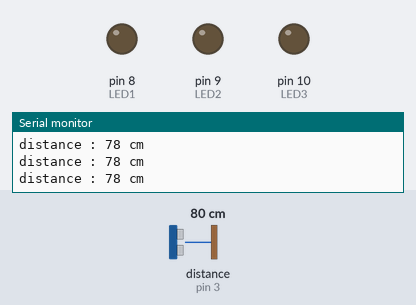
The sketch below on a simulated Arduino Uno, built with avr-gcc and run on an emulated ATmega328P. On the bench: output pins drawn as LEDs (lit = HIGH), the last lines printed to the serial monitor. Wiring (inferred from the names in the program): ultrasonic range finder: trigger pin 2; echo pin 3. The inputs (shaded band) are chosen by the test bench; at power-on: distance to the obstacle (sensor on pin 3) 80 cm. The echo pulse lasts 58.3 µs per cm; pins used as bus, display or sensor lines are not drawn.

Above: at 1.2 s.
1.3 s: distance to the obstacle (sensor on pin 3) set to 34 cm
4.3 s: distance to the obstacle (sensor on pin 3) set to 28 cm
At 5.3 s:
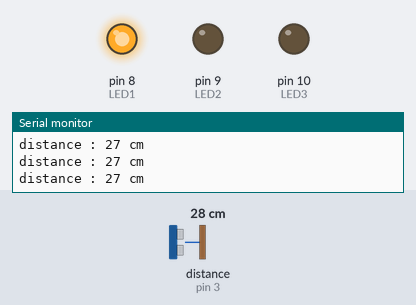
5.8 s: distance to the obstacle (sensor on pin 3) set to 24 cm
At 6.3 s:
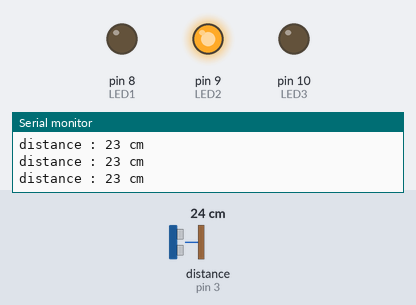
7.3 s: distance to the obstacle (sensor on pin 3) set to 17 cm
8.8 s: distance to the obstacle (sensor on pin 3) set to 13 cm
At 9.6 s:
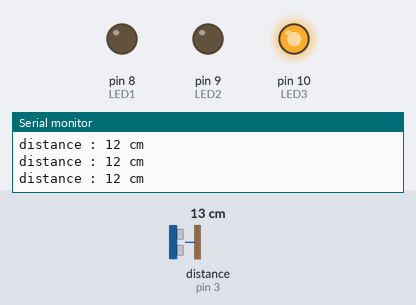
10.3 s: distance to the obstacle (sensor on pin 3) set to 18 cm
At 10.7 s:
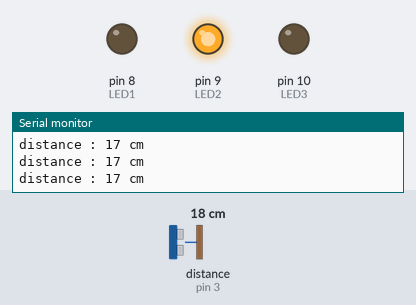
Timing chart, 0 to 13.3 s (numbered marks = the images above; inputs shaded):
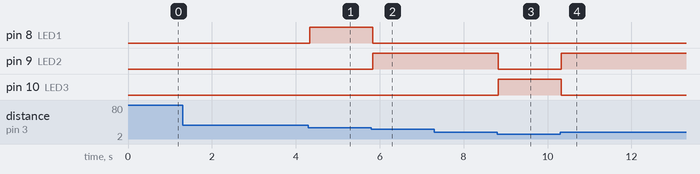

The sketch:

ultrasonic_program.ino
```cpp
//#include<Ultrasonic.h>
//Ultrasonic ultrasonic(2,3);
const int trigpin=2;
const int echopin=3;
long duration;
int distance;
int LED1=8;
int LED2=9;
int LED3=10;
void setup() {
  pinMode(trigpin,OUTPUT);
  pinMode(echopin,INPUT);
  pinMode(LED1,OUTPUT);
   pinMode(LED2,OUTPUT);
    pinMode(LED3,OUTPUT);
Serial.begin(9600);
}


void loop() {
 // distance=Ultrasonic.Ranging(CM);
 digitalWrite(trigpin,LOW);
  delayMicroseconds(2);

   digitalWrite(trigpin,HIGH);
  delayMicroseconds(10);
   digitalWrite(trigpin,LOW);


   duration =pulseIn(echopin,HIGH);
   distance=duration*0.034/2;

  Serial.print("distance : ");
  Serial.print(distance);
  Serial.println(" cm");
    if(distance<=30 && distance>=26){
      digitalWrite(LED1,HIGH);
      digitalWrite(LED2,LOW);
      digitalWrite(LED3,LOW);
    }else if(distance<=25 && distance>=15){
      digitalWrite(LED2,HIGH);
      digitalWrite(LED1,LOW);
      digitalWrite(LED3,LOW);
    }else if(distance<=14 && distance>=5){
      digitalWrite(LED3,HIGH);
      digitalWrite(LED2,LOW);
      digitalWrite(LED1,LOW);
    }else{
      digitalWrite(LED1,LOW);
      digitalWrite(LED2,LOW);
      digitalWrite(LED3,LOW);
    }
}
```

Measured:
- the behaviour switches between 32 and 31 cm on distance to the obstacle (sensor on pin 3) (found by bisection; images 0 and 1)
- the behaviour switches between 27 and 26 cm on distance to the obstacle (sensor on pin 3) (found by bisection; images 1 and 2)
- the behaviour switches between 16 and 15 cm on distance to the obstacle (sensor on pin 3) (found by bisection; images 2 and 3)
- after the input at 4.3 s, pin 8 (LED1): LOW → HIGH at once
- after the input at 5.8 s, pin 8 (LED1): HIGH → LOW at once; pin 9 (LED2): LOW → HIGH at once
- after the input at 8.8 s, pin 9 (LED2): HIGH → LOW at once; pin 10 (LED3): LOW → HIGH at once
- after the input at 10.3 s, pin 9 (LED2): LOW → HIGH at once; pin 10 (LED3): HIGH → LOW at once
